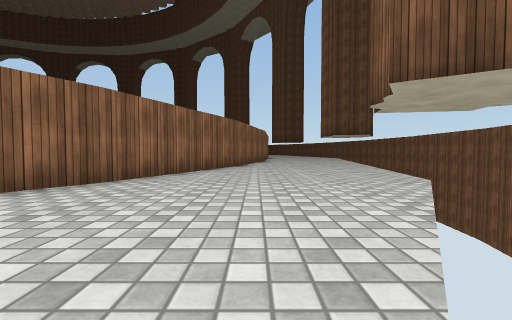
[1] (above)

14 first-person views from a walk through a Unity game level. The camera is 0.55 m above the floor, tilts 2° down and sees 90° across. The floor is counted in squares, 1 m on a side. Each view is taken from the middle of a square. On the plan, view 1 faces up. The plan holds only what a view shows up to about 9 squares ahead; the rest is blank. The place goes on beyond the plan. Surface patterns are stand-ins for the level's own textures.

[2]
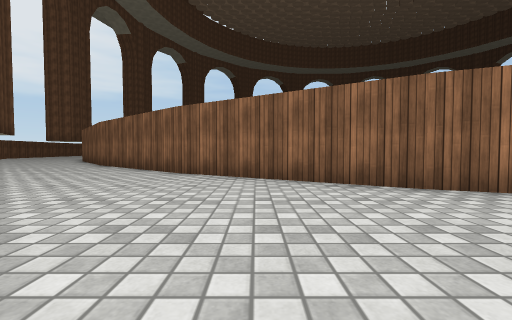

[3]
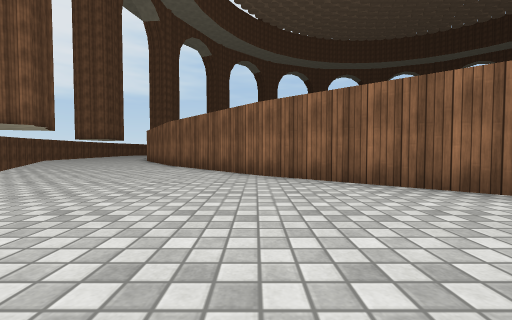

[4]
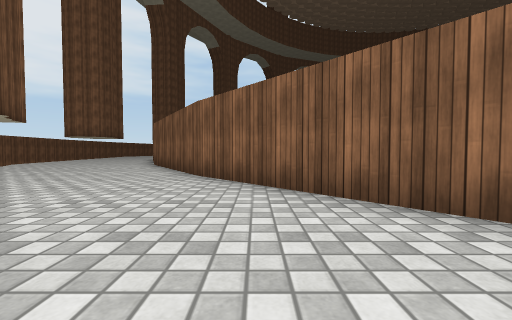

[5]
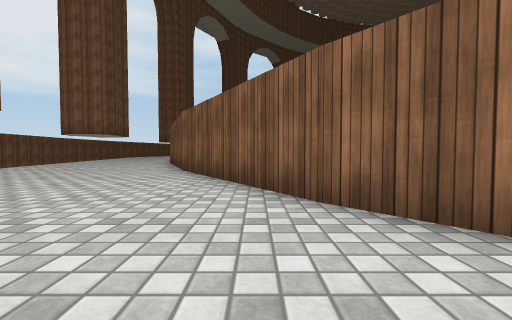

[6]
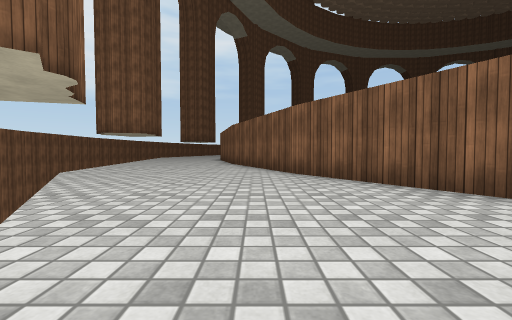

[7]
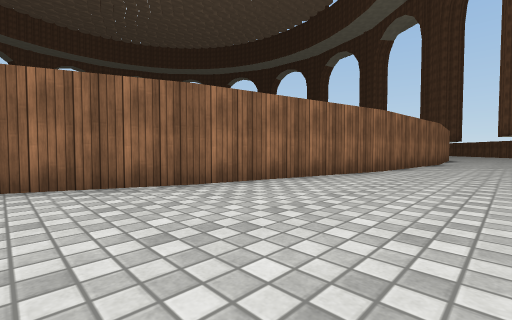

[8]
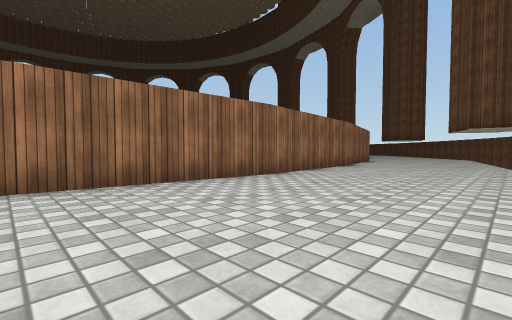

[9]
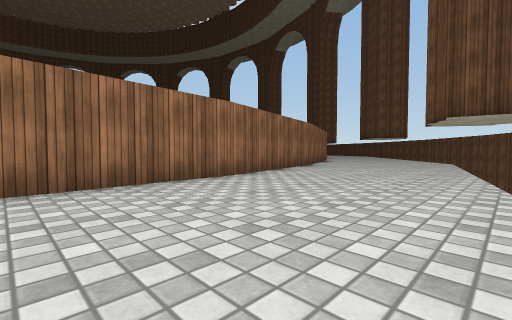

[10]
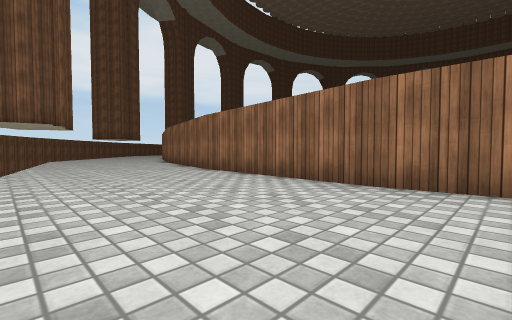

[11]
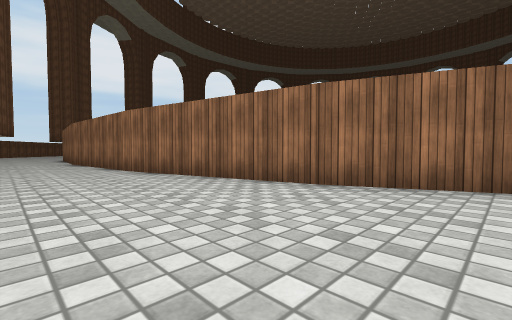

[12]
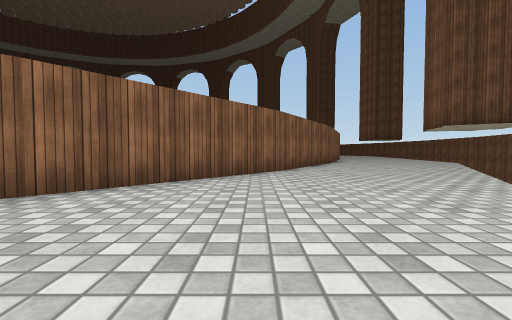

[13]
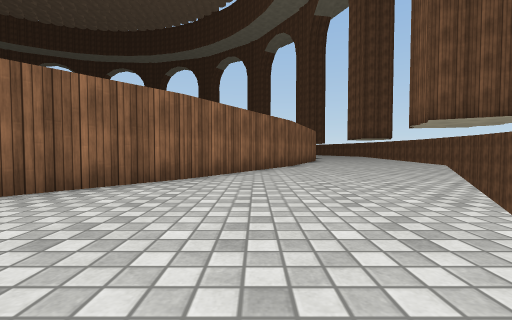

[14]
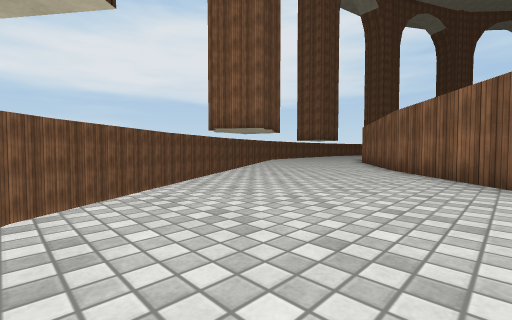

### Floor plan
Points are (right, up) in squares from view 1. A wall is a line through its corners. A room is listed if a view was taken in it or the views show most of it. See-through windows are left out.
Room 1 (views 1, 2, 3, 4, 5, 6, 7, 8, 9, 10, 11, 12, 13, 14)
walls: (-2.6, 4.5) (-5.4, 0); (-0.7, 9.3) (-2.7, 4.4); (-5.3, 0.1) (-8.8, -4); (-8.8, -3.9) (-12.7, -7.3) (-17.2, -10); (0.9, 19.5) (0.5, 14.3) (-0.7, 9.2); (0.5, 24.8) (0.9, 19.4); (-17.1, -10) (-20, -11.2); (-0.7, 29.8) (0.5, 24.7); (-1.6, 32) (-0.7, 29.7)

Where each view was taken, in squares from view 1:
view 1: 0 up, 0 right, facing up
view 2: 2 up, 1 right, facing left
view 3: 4 down, 3 left, facing left
view 4: 6 down, 7 left, facing left
view 5: 8 down, 10 left, facing left
view 6: 11 down, 11 left, facing left
view 7: 7 up, 3 right, facing up-left
view 8: 15 up, 5 right, facing up-left
view 9: 21 up, 5 right, facing up-left
view 10: 21 up, 5 right, facing down-left
view 11: 32 up, 3 right, facing down-left
view 12: 7 down, 6 left, facing up
view 13: 5 down, 4 left, facing up
view 14: 5 down, 5 left, facing down-left
